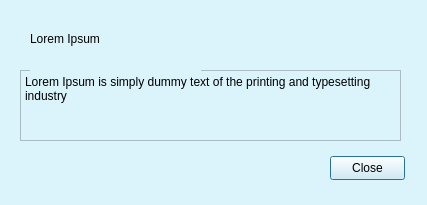
<?xml version="1.0" encoding="UTF-8"?>
<ui version="4.0">
 <class>Dialog</class>
 <widget class="QDialog" name="Dialog">
  <property name="geometry">
   <rect>
    <x>0</x>
    <y>0</y>
    <width>427</width>
    <height>205</height>
   </rect>
  </property>
  <property name="windowTitle">
   <string>details</string>
  </property>
  <property name="styleSheet">
   <string notr="true">background-color: #DBF4FB;
</string>
  </property>
  <widget class="QLabel" name="label_18">
   <property name="geometry">
    <rect>
     <x>150</x>
     <y>156</y>
     <width>21</width>
     <height>21</height>
    </rect>
   </property>
   <property name="text">
    <string/>
   </property>
   <property name="pixmap">
    <pixmap>../../../Downloads/imagesmode_FILL0_wght400_GRAD0_opsz48.png</pixmap>
   </property>
   <property name="scaledContents">
    <bool>true</bool>
   </property>
  </widget>
  <widget class="QPlainTextEdit" name="plainTextEdit_3">
   <property name="geometry">
    <rect>
     <x>20</x>
     <y>70</y>
     <width>381</width>
     <height>71</height>
    </rect>
   </property>
   <property name="styleSheet">
    <string notr="true"/>
   </property>
   <property name="plainText">
    <string>Lorem Ipsum is simply dummy text of the printing and typesetting industry
</string>
   </property>
  </widget>
  <widget class="QLabel" name="label_15">
   <property name="geometry">
    <rect>
     <x>280</x>
     <y>156</y>
     <width>21</width>
     <height>21</height>
    </rect>
   </property>
   <property name="text">
    <string/>
   </property>
   <property name="pixmap">
    <pixmap>../../../Downloads/redo_FILL0_wght400_GRAD0_opsz48.png</pixmap>
   </property>
   <property name="scaledContents">
    <bool>true</bool>
   </property>
  </widget>
  <widget class="QLabel" name="label_22">
   <property name="geometry">
    <rect>
     <x>370</x>
     <y>0</y>
     <width>21</width>
     <height>21</height>
    </rect>
   </property>
   <property name="text">
    <string/>
   </property>
   <property name="pixmap">
    <pixmap>../../../Downloads/bookmark_FILL1_wght400_GRAD0_opsz48.png</pixmap>
   </property>
   <property name="scaledContents">
    <bool>true</bool>
   </property>
  </widget>
  <widget class="QLabel" name="label_10">
   <property name="geometry">
    <rect>
     <x>70</x>
     <y>156</y>
     <width>21</width>
     <height>21</height>
    </rect>
   </property>
   <property name="midLineWidth">
    <number>0</number>
   </property>
   <property name="text">
    <string/>
   </property>
   <property name="pixmap">
    <pixmap>../../../Downloads/person_add_FILL0_wght400_GRAD0_opsz48.png</pixmap>
   </property>
   <property name="scaledContents">
    <bool>true</bool>
   </property>
  </widget>
  <widget class="QLabel" name="label_12">
   <property name="geometry">
    <rect>
     <x>190</x>
     <y>156</y>
     <width>21</width>
     <height>21</height>
    </rect>
   </property>
   <property name="text">
    <string/>
   </property>
   <property name="pixmap">
    <pixmap>../../../Downloads/archive_FILL0_wght400_GRAD0_opsz48.png</pixmap>
   </property>
   <property name="scaledContents">
    <bool>true</bool>
   </property>
  </widget>
  <widget class="QLabel" name="label_17">
   <property name="geometry">
    <rect>
     <x>30</x>
     <y>20</y>
     <width>171</width>
     <height>51</height>
    </rect>
   </property>
   <property name="styleSheet">
    <string notr="true">font: 700 italic 18pt &quot;Arial&quot;;</string>
   </property>
   <property name="text">
    <string>Lorem Ipsum
</string>
   </property>
  </widget>
  <widget class="QLabel" name="label_13">
   <property name="enabled">
    <bool>true</bool>
   </property>
   <property name="geometry">
    <rect>
     <x>250</x>
     <y>156</y>
     <width>21</width>
     <height>21</height>
    </rect>
   </property>
   <property name="text">
    <string/>
   </property>
   <property name="pixmap">
    <pixmap>../../../Downloads/undo_FILL0_wght400_GRAD0_opsz48.png</pixmap>
   </property>
   <property name="scaledContents">
    <bool>true</bool>
   </property>
  </widget>
  <widget class="QPushButton" name="btn_close2">
   <property name="geometry">
    <rect>
     <x>330</x>
     <y>156</y>
     <width>75</width>
     <height>24</height>
    </rect>
   </property>
   <property name="text">
    <string>Close</string>
   </property>
  </widget>
  <widget class="QLabel" name="label_14">
   <property name="geometry">
    <rect>
     <x>30</x>
     <y>156</y>
     <width>21</width>
     <height>21</height>
    </rect>
   </property>
   <property name="text">
    <string/>
   </property>
   <property name="pixmap">
    <pixmap>../../../Downloads/add_alert_FILL0_wght400_GRAD0_opsz48.png</pixmap>
   </property>
   <property name="scaledContents">
    <bool>true</bool>
   </property>
  </widget>
  <widget class="QLabel" name="label_16">
   <property name="geometry">
    <rect>
     <x>110</x>
     <y>157</y>
     <width>21</width>
     <height>20</height>
    </rect>
   </property>
   <property name="text">
    <string/>
   </property>
   <property name="pixmap">
    <pixmap>../../../Downloads/palette_FILL0_wght400_GRAD0_opsz48.png</pixmap>
   </property>
   <property name="scaledContents">
    <bool>true</bool>
   </property>
  </widget>
  <widget class="QLabel" name="label_9">
   <property name="geometry">
    <rect>
     <x>220</x>
     <y>156</y>
     <width>21</width>
     <height>21</height>
    </rect>
   </property>
   <property name="text">
    <string/>
   </property>
   <property name="pixmap">
    <pixmap>../../../Downloads/more_vert_FILL1_wght400_GRAD0_opsz48.png</pixmap>
   </property>
   <property name="scaledContents">
    <bool>true</bool>
   </property>
  </widget>
 </widget>
 <resources/>
 <connections/>
</ui>
